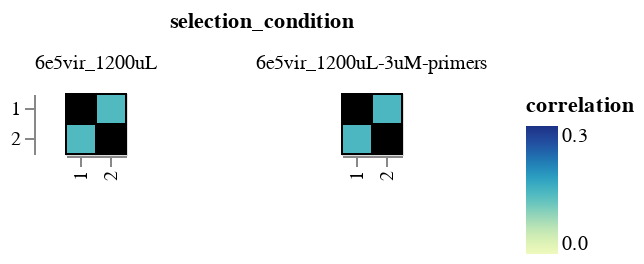

Notebook cell for this chart:
### Code cell
corr_heatmap(serum_df,
             corr_col='correlation', 
             sample_cols=['replicate_1', 'replicate_2'], 
             group_col='selection_condition',
             corr_range = (0, 0.3)
            )

### Figure 1 — Vega-Lite specification as saved in the notebook (floating-point values rounded to 4 significant figures)
{"config": {"view": {"continuousWidth": 400, "continuousHeight": 300}, "axis": {"labelLimit": 500}}, "data": {"name": "data-29eb749355f04b713cf320af54a79ad8"}, "mark": {"type": "rect", "stroke": "black"}, "encoding": {"color": {"field": "correlation", "scale": {"domain": [0, 0.3]}, "type": "quantitative"}, "facet": {"columns": 3, "field": "selection_condition", "type": "nominal"}, "tooltip": [{"field": "selection_condition", "type": "nominal"}, {"field": "antibody_concentration", "format": ".3f", "type": "quantitative"}, {"field": "replicate_1", "type": "nominal"}, {"field": "replicate_2", "type": "nominal"}, {"field": "correlation", "format": ".3f", "type": "quantitative"}], "x": {"field": "replicate_1", "title": null, "type": "nominal"}, "y": {"field": "replicate_2", "title": null, "type": "nominal"}}, "height": {"step": 15}, "width": {"step": 15}, "$schema": "https://vega.github.io/schema/vega-lite/v5.2.0.json", "datasets": {"data-29eb749355f04b713cf320af54a79ad8": [{"selection_condition": "6e5vir_1200uL", "antibody_concentration": 0.0014, "replicate_1": "1", "replicate_2": "1", "correlation": 1.0}, {"selection_condition": "6e5vir_1200uL", "antibody_concentration": 0.0014, "replicate_1": "2", "replicate_2": "1", "correlation": 0.1397}, {"selection_condition": "6e5vir_1200uL-3uM-primers", "antibody_concentration": 0.0014, "replicate_1": "1", "replicate_2": "1", "correlation": 1.0}, {"selection_condition": "6e5vir_1200uL-3uM-primers", "antibody_concentration": 0.0014, "replicate_1": "2", "replicate_2": "1", "correlation": 0.1442}, {"selection_condition": "6e5vir_1200uL", "antibody_concentration": 0.0014, "replicate_1": "1", "replicate_2": "2", "correlation": 0.1397}, {"selection_condition": "6e5vir_1200uL", "antibody_concentration": 0.0014, "replicate_1": "2", "replicate_2": "2", "correlation": 1.0}, {"selection_condition": "6e5vir_1200uL-3uM-primers", "antibody_concentration": 0.0014, "replicate_1": "1", "replicate_2": "2", "correlation": 0.1442}, {"selection_condition": "6e5vir_1200uL-3uM-primers", "antibody_concentration": 0.0014, "replicate_1": "2", "replicate_2": "2", "correlation": 1.0}]}}
